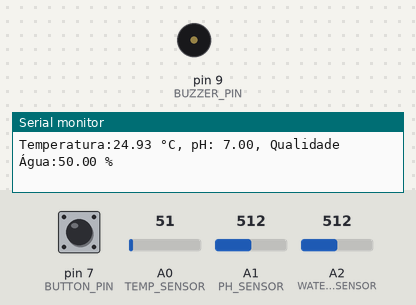
Simulated run of this sketch. Board: Arduino Uno, built with avr-gcc and run on an emulated ATmega328P. Shown: buzzer (waves = sounding), the last lines printed to the serial monitor. Inputs (shaded band) come from the test bench; at power-on: pin 7 (BUTTON_PIN) LOW, A0 (TEMP_SENSOR) = 51, A1 (PH_SENSOR) = 512, A2 (WATER_QUALITY_SENSOR) = 512.

Above: at 2.8 s.
2.9 s: pin 7 (BUTTON_PIN) pulled HIGH for 2.35 s
At 4.25 s:
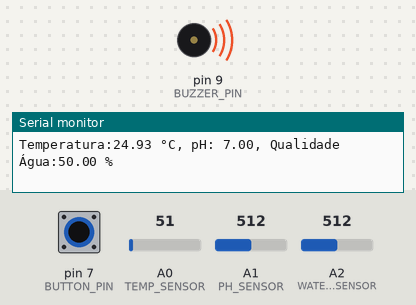
Timing chart, 0 to 6.0 s (numbered marks = the images above; inputs shaded):
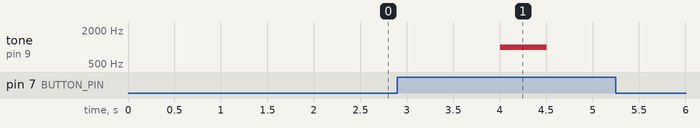

Measured:
- after the input at 2.9 s, tone on pin 9 (BUZZER_PIN): silent → 1000 Hz after 1.1 s, → silent 0.50 s later

The sketch:

codigo.ino
```cpp
int BUTTON_PIN = 7;
int BUZZER_PIN = 9;

int TEMP_SENSOR = A0;
int PH_SENSOR = A1;
int WATER_QUALITY_SENSOR = A2;

void setup() {

  pinMode(PH_SENSOR, INPUT);
  pinMode(BUTTON_PIN, INPUT);
  pinMode(BUZZER_PIN, OUTPUT);

  Serial.begin(9600);
}

void loop() {
  // Leitura da temperatura (simulada)
  int tempValue = analogRead(TEMP_SENSOR);
  float temperature = (tempValue * (5.0 / 1023.0)) * 100;


  // Leitura do sensor de pH (simulado com potenciômetro)
  int val  = analogRead(PH_SENSOR);
  float ph = map(val, 0, 1023, 0, 14);

  // Leitura do sensor de qualidade da água (simulado com potenciômetro)
  int waterQualityValue = analogRead(WATER_QUALITY_SENSOR);
  float waterQuality = map(waterQualityValue, 0, 1023, 0, 100);

  // Exibir dados no Serial Monitor
  Serial.print("Temperatura:");
  Serial.print(temperature);
  Serial.print(" °C, pH: ");
  Serial.print(ph);
  Serial.print(", Qualidade Água:");
  Serial.print(waterQuality);
  Serial.println(" %");

  // Verificar o botão
  if (digitalRead(BUTTON_PIN) == HIGH) {
    tone(BUZZER_PIN, 1000, 500);
  } else {
  }

  delay(2000);
}
```
